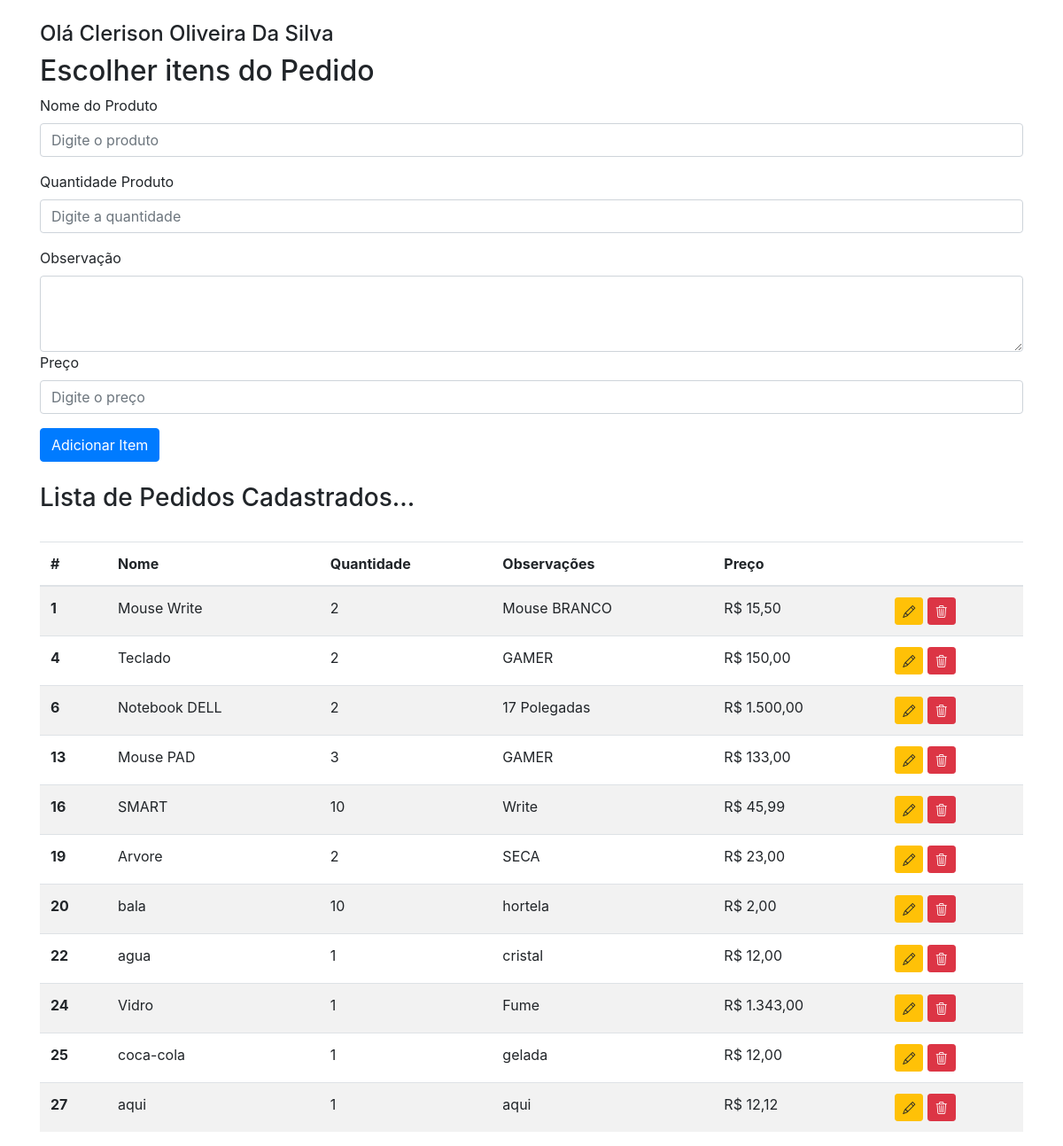
Screenshot of /order.php (signed in) with the database file from the repository.
### tables this page shows
CREATE TABLE `torder_item` (
  `id` int NOT NULL AUTO_INCREMENT,
  `name_product` varchar(255) NOT NULL,
  `qtd_product` int NOT NULL,
  `price_product` float NOT NULL,
  `obs_product` longtext,
  `user_id` int DEFAULT NULL,
  `deleted_at` timestamp NULL DEFAULT NULL,
  `created_at` timestamp NULL DEFAULT CURRENT_TIMESTAMP,
  PRIMARY KEY (`id`),
  KEY `fk_order_user_id` (`user_id`),
  CONSTRAINT `fk_order_user_id` FOREIGN KEY (`user_id`) REFERENCES `tuser` (`id`)
);

### order_list.php (called while the page is built, shortened)
<?php
include("Config/database.php");
    $where_id = "";
    try {
        $stmt = $conn->prepare("SELECT * FROM torder_item WHERE deleted_at IS NULL $where_id");
        $stmt->execute();
        $orders = $stmt->fetchAll(PDO::FETCH_ASSOC);
    } catch (\Throwable $e) {
        $resultado["msg"]   = "Erro ao carregar dados Pedidos! " .  $e->getMessage();
        $resultado["cod"]   = 0;
        $resultado["style"] = "alert alert-danger";
    }

### order.php (the view, shortened to what this page needs)
<!DOCTYPE html>
<html lang="en">
<head>
    <link rel="stylesheet" href="https://cdn.jsdelivr.net/npm/bootstrap@4.6.2/dist/css/bootstrap.min.css">
    <link rel="stylesheet" href="https://cdn.jsdelivr.net/npm/bootstrap-icons@1.11.3/font/bootstrap-icons.min.css">
</head>
<body>
    <?php include("order_list.php"); ?>
    <?php if(isset($_SESSION['nome'])): ?>
        <div class="container mt-4">
            <form id="meuFormulario" action="order_add.php" method="post">
                <h4>Olá <?= $_SESSION['nome']; ?></h4>
                <h2>Escolher itens do Pedido</h2>
                <div class="form-group">
                    <label for="name_product">Nome do Produto</label>
                    <input
                        type="text"
                        class="form-control"
                        id="name_product"
                        name="name_product"
                        placeholder="Digite o produto">
                </div>
                <div class="form-group">
                    <label for="qtd_product">Quantidade Produto</label>
                    <input
                        type="number"
                        class="form-control"
                        id="qtd_product"
                        name="qtd_product"
                        min="0"
                        max="10"
                        placeholder="Digite a quantidade">
                </div>
                <div class="form-group">
                    <label for="obs_product">Observação</label>
                    <textarea
                    name="obs_product"
                    id="obs_product"
                    name="obs_product"
                    class="form-control"
                    cols="5"
                    rows="3">
                </textarea>
                <div class="form-group">
                    <label for="price_product">Preço</label>
                    <input
                        type="text"
                        class="form-control"
                        id="price_product"
                        name="price_product"
                        placeholder="Digite o preço">
                </div>
                </div>
                <button type="submit" class="btn btn-primary">Adicionar Item</button>
            </form>
        </div>
        <?php include("order_list.php"); ?>
        <?php if(count($orders) > 0): ?>
            <div class="container">
                <dic class="col-12">
                    <h3>Lista de Pedidos Cadastrados...</h3>
                </dic>
                <table class="table table-striped">
                    <thead>
                        <tr>
                        <th scope="col">#</th>
                        <th scope="col">Nome</th>
                        <th scope="col">Quantidade</th>
                        <th scope="col">Observações</th>
                        <th scope="col">Preço</th>
                        <th scope="row"></th>
                        </tr>
                    </thead>
                    <tbody>
                        <?php foreach($orders as $order): ?>
                        <tr>
                            <th scope="row"><?= $order['id'] ?></th>
                            <td><?= $order['name_product'] ?></td>
                            <td><?= $order['qtd_product'] ?></td>
                            <td><?= $order['obs_product'] ?></td>
                            <td>R$ <?= number_format($order['price_product'], 2, ",", ".") ?></td>
                            <td>
                                <a
                                    type="button"
                                    class="btn btn-warning btn-sm"
                                    onclick="return confirm('Editar ( <?= $order['name_product'] ?> ) ?');"
                                    href='/order_update_form.php?id=<?= $order['id'] ?>'>
                                    <i class="bi bi-pencil"></i>
                                </a>
                                <a
                                    class="btn btn-danger btn-sm"
                                    onclick="return confirm('Remover ( <?= $order['name'] ?> ) ?');"
                                    href='/order_delete.php?id=<?= $order['id'] ?>'>
                                    <i class="bi bi-trash3"></i>
                                </a>
                            </td>
                            <?php endforeach; ?>
                        </tr>
                    </tbody>
                </table>
            </div>
        <?php endif; ?>
    <?php endif; ?>
</body>
</html>

### rows the page displays
torder_item: id "1", name_product "Mouse Write", qtd_product "2", obs_product "Mouse BRANCO", price_product "15,50"
torder_item: id "4", name_product "Teclado", qtd_product "2", obs_product "GAMER", price_product "150,00"
torder_item: id "6", name_product "Notebook DELL", qtd_product "2", obs_product "17 Polegadas", price_product "1.500,00"
torder_item: id "13", name_product "Mouse PAD", qtd_product "3", obs_product "GAMER", price_product "133,00"
torder_item: id "16", name_product "SMART", qtd_product "10", obs_product "Write", price_product "45,99"
torder_item: id "19", name_product "Arvore", qtd_product "2", obs_product "SECA", price_product "23,00"
torder_item: id "20", name_product "bala", qtd_product "10", obs_product "hortela", price_product "2,00"
torder_item: id "22", name_product "agua", qtd_product "1", obs_product "cristal", price_product "12,00"
torder_item: id "24", name_product "Vidro", qtd_product "1", obs_product "Fume", price_product "1.343,00"
torder_item: id "25", name_product "coca-cola", qtd_product "1", obs_product "gelada", price_product "12,00"
torder_item: id "27", name_product "aqui", qtd_product "1", obs_product "aqui", price_product "12,12"

### other values shown
$_SESSION['nome'] "Clerison Oliveira Da Silva"
